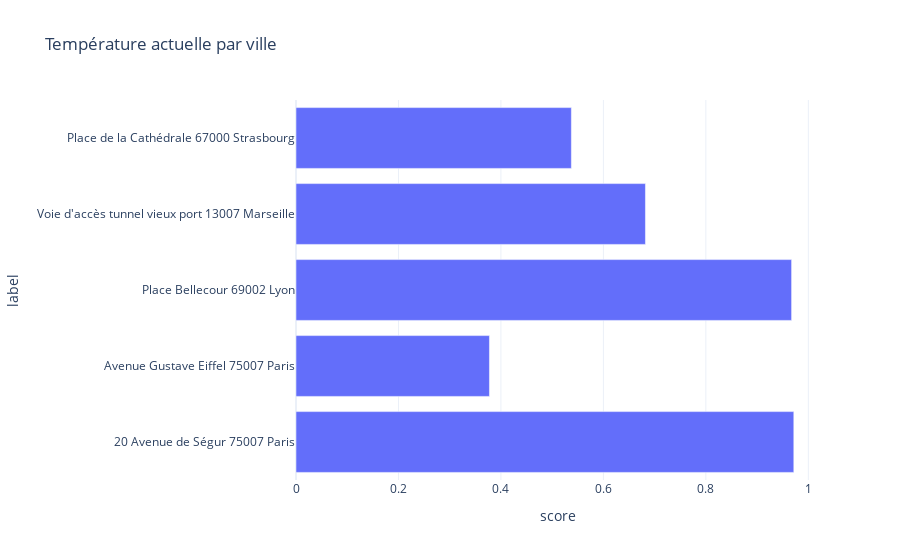

Notebook cell for this chart:
### Code cell
# Adapter les colonnes à votre dataset
import nbformat
fig = create_bar_chart(
    df=df,
    x="score",
    y="label",
    title="score par adresse",
)
fig.show()

### Figure 1 — Plotly figure (JSON) as saved in the notebook; plotly's stock layout.template omitted (floating-point values rounded to 4 significant figures)
{"data": [{"hovertemplate": "score=%{x}<br>label=%{y}<extra></extra>", "legendgroup": "", "marker": {"color": "#636efa", "pattern": {"shape": ""}}, "name": "", "orientation": "h", "showlegend": false, "textposition": "auto", "type": "bar", "x": [0.9716, 0.3776, 0.9674, 0.6821, 0.5375], "xaxis": "x", "y": ["20 Avenue de Ségur 75007 Paris", "Avenue Gustave Eiffel 75007 Paris", "Place Bellecour 69002 Lyon", "Voie d'accès tunnel vieux port 13007 Marseille", "Place de la Cathédrale 67000 Strasbourg"], "yaxis": "y"}], "layout": {"barmode": "relative", "hovermode": "x unified", "legend": {"tracegroupgap": 0}, "title": {"text": "Température actuelle par ville"}, "xaxis": {"anchor": "y", "domain": [0, 1], "title": {"text": "score"}}, "yaxis": {"anchor": "x", "domain": [0, 1], "title": {"text": "label"}}}}
